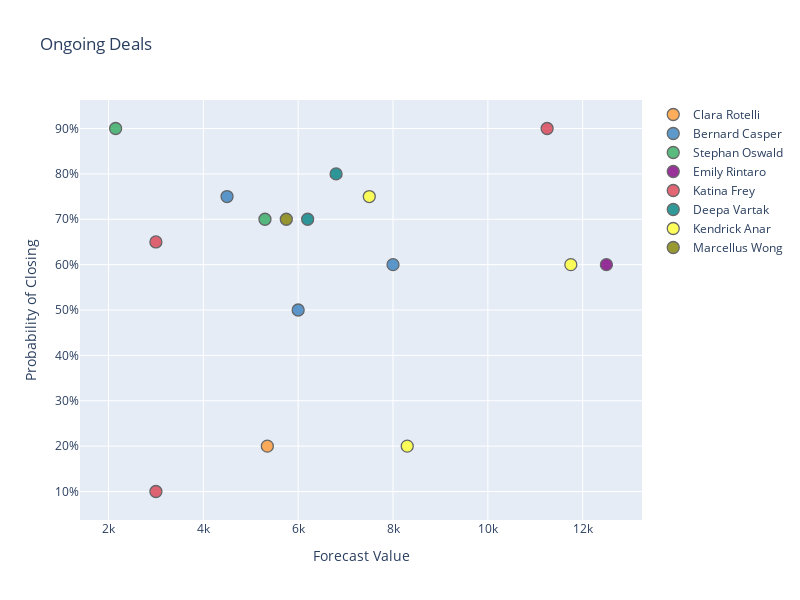

Notebook code for this chart:
### Markdown cell above
### 3. Forecasted deal valuations

### Code cell
layout = cf.Layout(
    height = 600,
    width = 800,
    xaxis = dict(title = 'Forecast Value'),
    yaxis = dict(title = 'Probability of Closing',
                ticksuffix='%'),
    title = 'Ongoing Deals'
)

sales_df[sales_df['Sales Stage']!='Closed-Won'][['Probability','Forecast Value','Rep']].set_index('Forecast Value').reset_index().iplot(kind='scatter',mode='markers',x='Forecast Value',y='Probability',categories='Rep',layout=layout)

### Figure 1 — Plotly figure (JSON) as saved in the notebook; plotly's stock layout.template omitted (floating-point values rounded to 4 significant figures)
{"data": [{"marker": {"color": "rgba(255, 153, 51, 1.0)", "line": {"width": 1.3}, "opacity": 0.8, "size": 12, "symbol": "circle"}, "mode": "markers", "name": "Clara Rotelli", "textfont": {"color": "#4D5663"}, "type": "scatter", "x": [5350], "y": [20]}, {"marker": {"color": "rgba(55, 128, 191, 1.0)", "line": {"width": 1.3}, "opacity": 0.8, "size": 12, "symbol": "circle"}, "mode": "markers", "name": "Bernard Casper", "textfont": {"color": "#4D5663"}, "type": "scatter", "x": [4500, 6000, 8000], "y": [75, 50, 60]}, {"marker": {"color": "rgba(50, 171, 96, 1.0)", "line": {"width": 1.3}, "opacity": 0.8, "size": 12, "symbol": "circle"}, "mode": "markers", "name": "Stephan Oswald", "textfont": {"color": "#4D5663"}, "type": "scatter", "x": [2150, 5300], "y": [90, 70]}, {"marker": {"color": "rgba(128, 0, 128, 1.0)", "line": {"width": 1.3}, "opacity": 0.8, "size": 12, "symbol": "circle"}, "mode": "markers", "name": "Emily Rintaro", "textfont": {"color": "#4D5663"}, "type": "scatter", "x": [12500], "y": [60]}, {"marker": {"color": "rgba(219, 64, 82, 1.0)", "line": {"width": 1.3}, "opacity": 0.8, "size": 12, "symbol": "circle"}, "mode": "markers", "name": "Katina Frey", "textfont": {"color": "#4D5663"}, "type": "scatter", "x": [11250, 3000, 3000], "y": [90, 10, 65]}, {"marker": {"color": "rgba(0, 128, 128, 1.0)", "line": {"width": 1.3}, "opacity": 0.8, "size": 12, "symbol": "circle"}, "mode": "markers", "name": "Deepa Vartak", "textfont": {"color": "#4D5663"}, "type": "scatter", "x": [6200, 6800], "y": [70, 80]}, {"marker": {"color": "rgba(255, 255, 51, 1.0)", "line": {"width": 1.3}, "opacity": 0.8, "size": 12, "symbol": "circle"}, "mode": "markers", "name": "Kendrick Anar", "textfont": {"color": "#4D5663"}, "type": "scatter", "x": [7500, 11750, 8300], "y": [75, 60, 20]}, {"marker": {"color": "rgba(128, 128, 0, 1.0)", "line": {"width": 1.3}, "opacity": 0.8, "size": 12, "symbol": "circle"}, "mode": "markers", "name": "Marcellus Wong", "textfont": {"color": "#4D5663"}, "type": "scatter", "x": [5750], "y": [70]}], "layout": {"height": 600, "title": {"text": "Ongoing Deals"}, "width": 800, "xaxis": {"autorange": true, "range": [1397.0, 13250.0], "title": {"text": "Forecast Value"}, "type": "linear"}, "yaxis": {"autorange": true, "range": [3.719, 96.28], "ticksuffix": "%", "title": {"text": "Probability of Closing"}, "type": "linear"}}}
